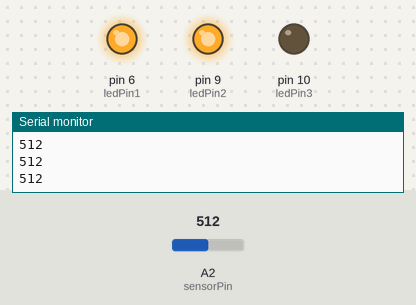
A sketch run on a simulated Arduino Uno, built with avr-gcc and run on an emulated ATmega328P. Shown: output pins drawn as LEDs (lit = HIGH), the last lines printed to the serial monitor. Inputs (shaded band) come from the test bench; at power-on: A2 (sensorPin) = 512.

Above: at 1.2 s.
1.3 s: A2 (sensorPin) set to 311
2.8 s: A2 (sensorPin) set to 290
At 3.5 s:
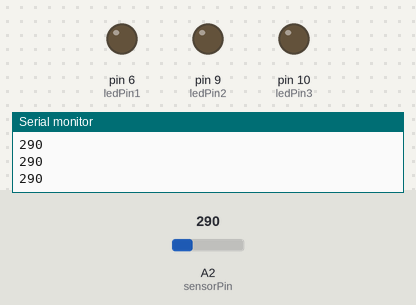
4.3 s: A2 (sensorPin) set to 306
At 4.6 s:
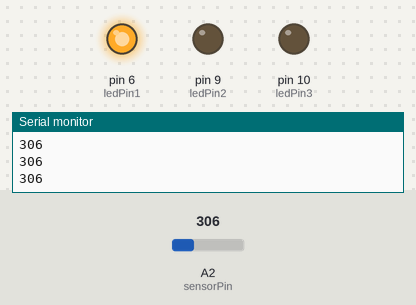
5.8 s: A2 (sensorPin) set to 489
7.3 s: A2 (sensorPin) set to 514
At 8.1 s:
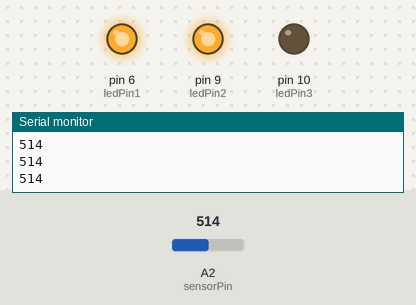
8.8 s: A2 (sensorPin) set to 122
At 9.3 s:
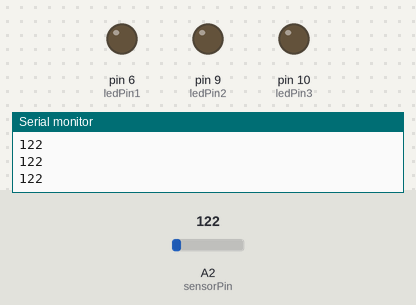
Timing chart, 0 to 11.3 s (numbered marks = the images above; inputs shaded):
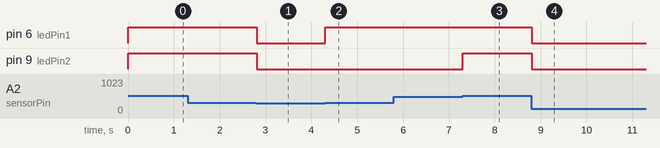

The sketch:

fingerBendExample.ino
```cpp
/*
Reads analog input and turns on 1, 2 or 3 leds depending on
*/

int sensorPin = A2;
int ledPin1 = 6;
int ledPin2 = 9;
int ledPin3 = 10;
int sensorValue = 0;

void setup() {
  pinMode(ledPin1, OUTPUT);
  pinMode(ledPin2, OUTPUT);
  pinMode(ledPin3, OUTPUT);
  pinMode(sensorPin, INPUT_PULLUP); //turn on internal pull-up resistor
  Serial.begin(9600);
}

void loop() {
 sensorValue = analogRead(sensorPin);
 Serial.println(sensorValue);
   //delay(100);
  if(sensorValue > 900) digitalWrite(ledPin3, HIGH);
  if(sensorValue > 500) digitalWrite(ledPin2, HIGH);
  if(sensorValue > 300) digitalWrite(ledPin1, HIGH);
  if (sensorValue <= 300){
    digitalWrite(ledPin1, LOW);
    digitalWrite(ledPin2, LOW);
    digitalWrite(ledPin3, LOW);
  }


}
```

Measured:
- the behaviour switches between 301 and 300 on A2 (sensorPin) (found by bisection; images 0 and 1)
- the behaviour switches between 500 and 501 on A2 (sensorPin) (found by bisection; images 2 and 3)
- after the input at 2.8 s, pin 6 (ledPin1), pin 9 (ledPin2): HIGH → LOW at once
- after the input at 4.3 s, pin 6 (ledPin1): LOW → HIGH at once
- after the input at 7.3 s, pin 9 (ledPin2): LOW → HIGH at once
- after the input at 8.8 s, pin 6 (ledPin1), pin 9 (ledPin2): HIGH → LOW at once
